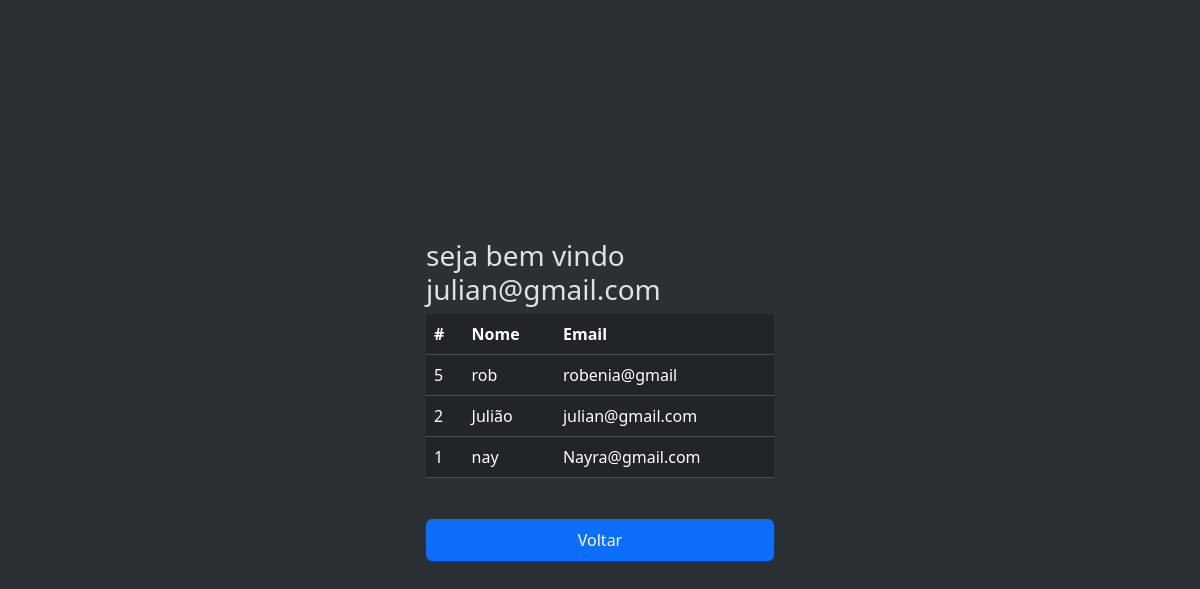
Screenshot of /dash.php (signed in) with the database file from the repository.
### tables this page shows
CREATE TABLE `usuarios` (
  `id` int(11) NOT NULL,
  `nome` varchar(30) NOT NULL,
  `login` varchar(30) NOT NULL,
  `senha` varchar(30) NOT NULL,
  `nivel_acesso` varchar(15) NOT NULL
);

### dash.php (the view, shortened to what this page needs)
<?php
include_once('conexao.php');
$sql = "SELECT * FROM usuarios ORDER BY id DESC";
$result = $conn->query($sql);
?>
<!DOCTYPE html>
<html lang="pt-br" data-bs-theme="dark">
<head>
        <link rel="stylesheet" href="https://cdn.jsdelivr.net/npm/bootstrap@5.3.3/dist/css/bootstrap.min.css">
        <link rel="stylesheet" href="style.css">
</head>
<body class="d-flex align-items-center py-4 bg-body-tertiary">
        <main class="w-100 m-auto form-container">
                <h1 class="fs-3">seja bem vindo
                        <?php
                        echo $_SESSION['usuarioNome']
                        ?>
                </h1>
                <table class="table table-bg">
                                        <thead>
                                                  <tr>
                                                            <th scope="col">#</th>
                                                            <th scope="col">Nome</th>
                                                            <th scope="col">Email</th>
                                                  </tr>
                                        </thead>
                                        <tbody>
                                                  <?php
                                                  while ($user_data = mysqli_fetch_assoc($result)) {
                                                            echo "<tr>";
                                                            echo "<td>" . $user_data['id'] . "</td>";
                                                            echo "<td>" . $user_data['nome'] . "</td>";
                                                            echo "<td>" . $user_data['login'] . "</td>";
                                                  }
                                                  ?>
                                        </tbody>
                              </table>
                <a href="sair.php"><button type="submit" class="btn btn-primary w-100 py-2 btnLogin">Voltar</button></a>
        </main>
</body>
</html>

### style.css (style rules this page uses)
html, body { height: 100%; }
.form-container { max-width: 380px; padding: 1rem; }
.btnLogin { margin-top: 25px; }

### rows the page displays
usuarios: id "5", nome "rob", login "robenia@gmail"
usuarios: id "2", nome "Julião", login "julian@gmail.com"
usuarios: id "1", nome "nay", login "Nayra@gmail.com"

### other values shown
$_SESSION['usuarioNome'] "julian@gmail.com"
